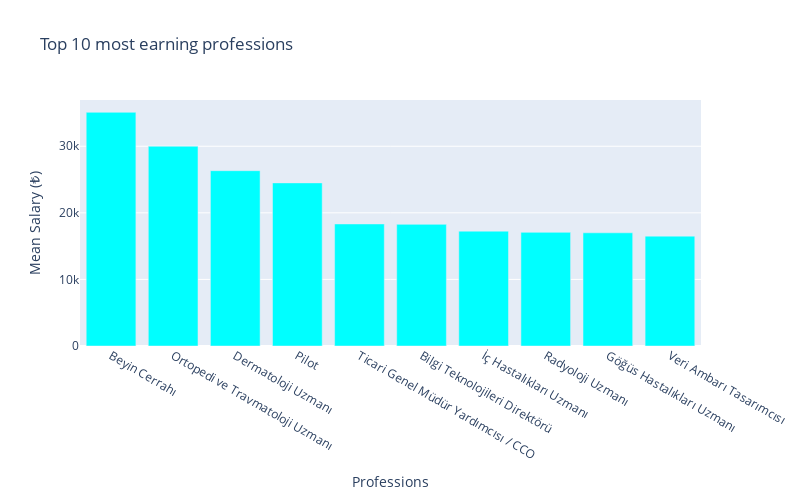

This figure's notebook cell:
### Code cell
#bar plot for most winning professions
px.bar(
    sorted_job_df.head(10),
    x = "job_name",
    y = "mean_salary",
    labels= {'job_name': 'Professions',
            'mean_salary': 'Mean Salary (₺)'},
    title= "Top 10 most earning professions", # the axis names
    color_discrete_sequence=["aqua"], 
    height=500,
    width=800
)

### Figure 1 — Plotly figure (JSON) as saved in the notebook; plotly's stock layout.template omitted (floating-point values rounded to 4 significant figures)
{"data": [{"alignmentgroup": "True", "hovertemplate": "Professions=%{x}<br>Mean Salary (₺)=%{y}<extra></extra>", "legendgroup": "", "marker": {"color": "aqua"}, "name": "", "offsetgroup": "", "orientation": "v", "showlegend": false, "textposition": "auto", "type": "bar", "x": ["Beyin Cerrahı", "Ortopedi ve Travmatoloji Uzmanı", "Dermatoloji Uzmanı", "Pilot", "Ticari Genel Müdür Yardımcısı / CCO", "Bilgi Teknolojileri Direktörü", "İç Hastalıkları Uzmanı", "Radyoloji Uzmanı", "Göğüs Hastalıkları Uzmanı", "Veri Ambarı Tasarımcısı"], "xaxis": "x", "y": [35100, 30000, 26330, 24500, 18330, 18270, 17250, 17070, 17000, 16500], "yaxis": "y"}], "layout": {"barmode": "relative", "height": 500, "legend": {"tracegroupgap": 0}, "title": {"text": "Top 10 most earning professions"}, "width": 800, "xaxis": {"anchor": "y", "domain": [0, 1], "title": {"text": "Professions"}}, "yaxis": {"anchor": "x", "domain": [0, 1], "title": {"text": "Mean Salary (₺)"}}}}
